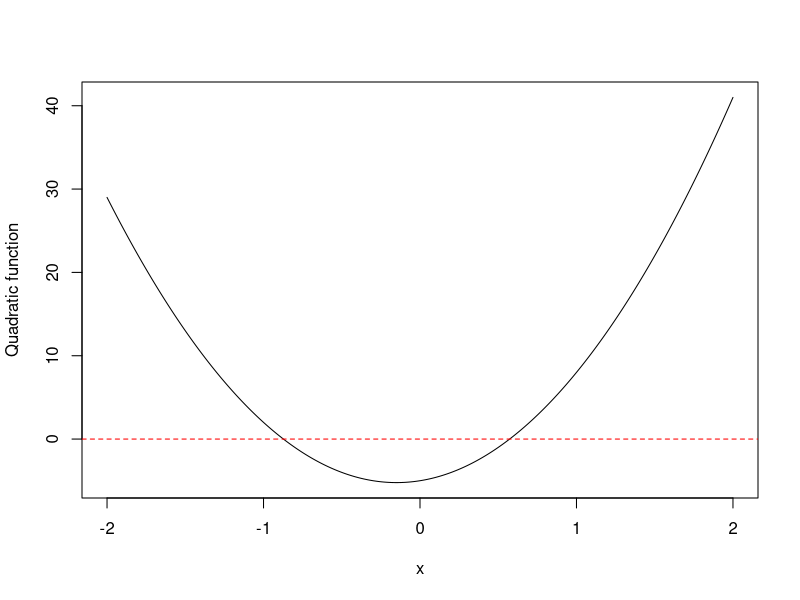
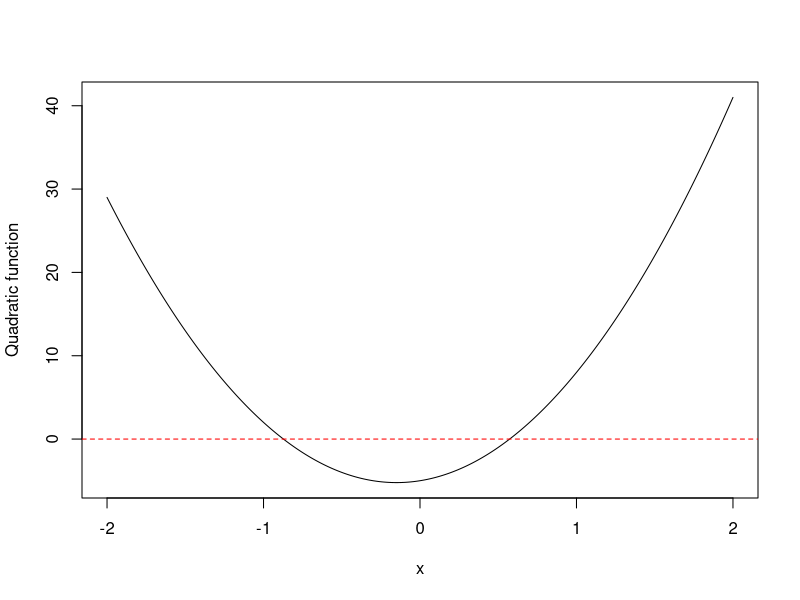

The R source for these figures, in order:
## ---- chunk 1
knitr::opts_chunk$set(echo = TRUE)
## ---- chunk 2
a <- 10
b <- 3
c <- -5
x <- seq(-2, 2, length = 1e3)
fx <- a*x^2 + b*x + c
plot(x, fx, type = 'l', xlab = "x", ylab = "Quadratic function")
#Ading a line for the solution
abline(h = 0, lty = 2, col = "red")
## ---- chunk 3
a <- 10
b <- 3
c <- -5
x <- seq(-2, 2, length = 1e3)
fx <- a*x^2 + b*x + c
plot(x, fx, type = 'l', xlab = "x", ylab = "Quadratic function")
#Ading a line for the solution
abline(h = 0, lty = 2, col = "red")
